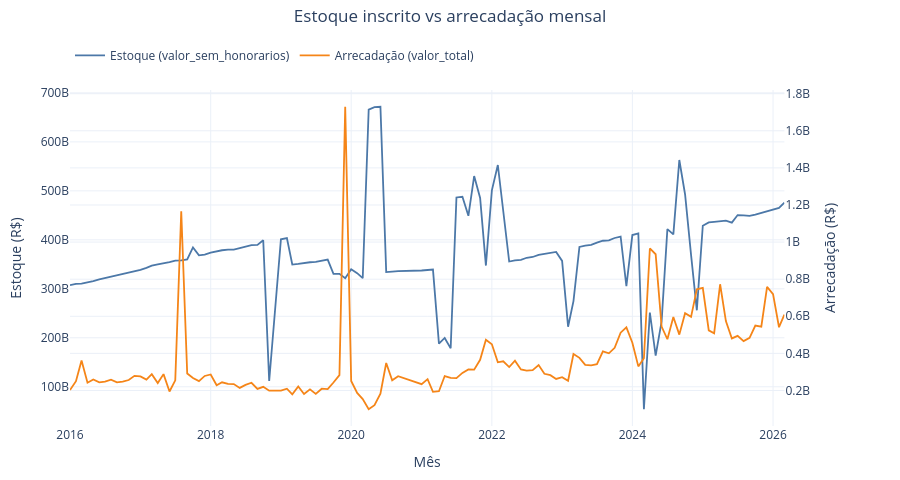

This figure's notebook cell:
### Markdown cell above
### 3.1 Séries temporais: estoque versus arrecadação

**Eixos / encoding.** Eixo X = `data` (mês-calendário). Eixo Y **esquerdo** = estoque `valor_sem_honorarios` (R$). Eixo Y **direito** = arrecadação `valor_total` (R$). Duas traços (`Scatter`) com `secondary_y=True` porque estoque tipicamente $\gg$ fluxo mensal — um único eixo comprimiria a arrecadação.

**Comparação legítima.** Forma temporal e coincidência de picos/vales **dentro de cada eixo**.

**O que *não* afirmar.** Causalidade estoque→arrecadação; identidade contábil; igualdade de magnitudes entre eixos (caveat dual-axis, §1).

### Code cell
fig_dual = make_subplots(specs=[[{"secondary_y": True}]])
fig_dual.add_trace(
    go.Scatter(x=panel["data"], y=panel["valor_sem_honorarios"],
               name="Estoque (valor_sem_honorarios)", mode="lines",
               line=dict(width=1.8, color="#4C78A8")),
    secondary_y=False,
)
fig_dual.add_trace(
    go.Scatter(x=panel["data"], y=panel["valor_total"],
               name="Arrecadação (valor_total)", mode="lines",
               line=dict(width=1.8, color="#F58518")),
    secondary_y=True,
)
fig_dual.update_layout(
    title=dict(text="Estoque inscrito vs arrecadação mensal", y=0.98, x=0.5, xanchor="center"),
    height=480,
    margin=dict(t=90, l=70, r=70, b=50),
    legend=dict(orientation="h", yanchor="bottom", y=1.06, x=0, xanchor="left"),
    template="plotly_white",
)
fig_dual.update_xaxes(title_text="Mês")
fig_dual.update_yaxes(title_text="Estoque (R$)", secondary_y=False)
fig_dual.update_yaxes(title_text="Arrecadação (R$)", secondary_y=True)
fig_dual.show()
save_fig(fig_dual, "estoque_dual_axis", width=1100, height=480)
